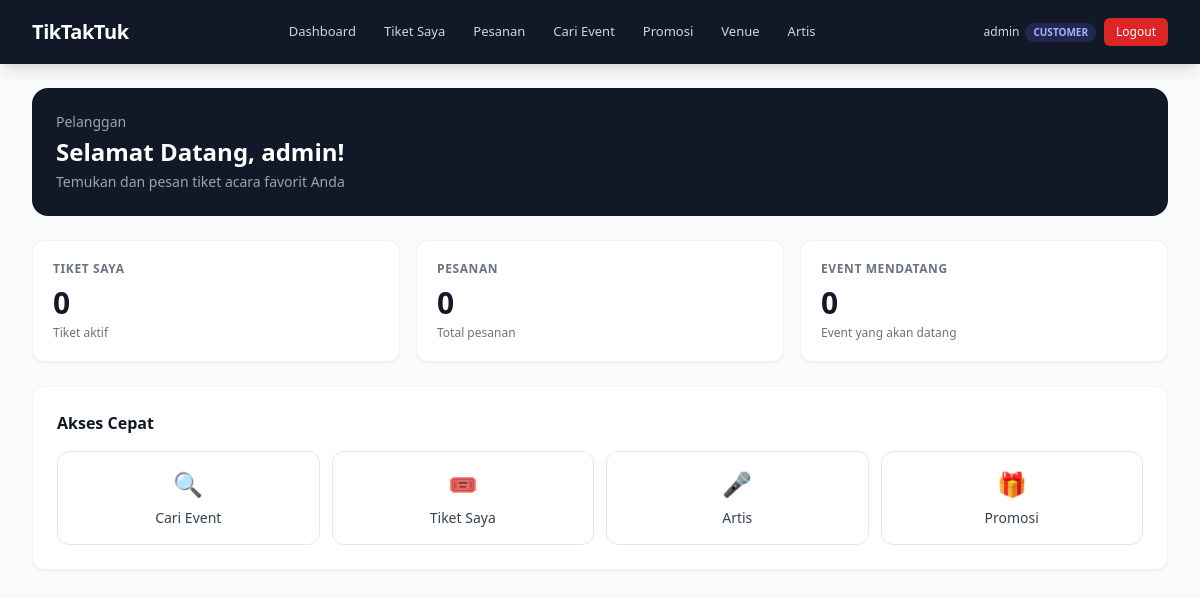
The app's page / (signed in) with its own data.
### ticketing/models/user.py (models this page shows, shortened)
class CustomUser(AbstractUser):
    class RoleChoices(models.TextChoices):
        ADMIN = 'ADMIN', 'Admin'
        ORGANIZER = 'ORGANIZER', 'Organizer'
        CUSTOMER = 'CUSTOMER', 'Customer'
    id = models.UUIDField(primary_key=True, default=uuid.uuid4, editable=False)
    role = models.CharField(
        max_length=20,
        choices=RoleChoices.choices,
        default=RoleChoices.CUSTOMER,
    )
    phone_number = models.CharField(max_length=30, blank=True, default='')
    class Meta:
        db_table = 'custom_user'

### core/views.py (the view)
# urls.py: path('', views.dashboard, name='index'),
@login_required
def dashboard(request):
    role = request.user.role
    if role == 'ADMIN':
        return admin_dashboard(request)
    elif role == 'ORGANIZER':
        return organizer_dashboard(request)
    else:
        return customer_dashboard(request)

### core/views.py (called while the page is built)
def customer_dashboard(request):
    return render(request, 'core/customer.html')

### core/templates/core/customer.html (shortened to what this page needs)
{% extends "base.html" %}
{% block content %}
<div class="max-w-7xl mx-auto px-4 sm:px-6 lg:px-8 py-6">
    <div class="bg-gray-900 rounded-2xl p-6 mb-6">
        <p class="text-gray-400 text-sm">Pelanggan</p>
        <h1 class="text-2xl font-bold text-white mt-1">Selamat Datang, {{ user.first_name|default:user.username }}!</h1>
        <p class="text-gray-400 text-sm mt-1">Temukan dan pesan tiket acara favorit Anda</p>
    </div>
    <div class="grid grid-cols-1 sm:grid-cols-3 gap-4 mb-6">
        <div class="bg-white rounded-xl border border-gray-100 p-5 shadow-sm">
            <p class="text-xs font-semibold text-gray-500 uppercase tracking-wider mb-2">Tiket Saya</p>
            <p class="text-3xl font-bold text-gray-900">0</p>
            <p class="text-xs text-gray-500 mt-1">Tiket aktif</p>
        </div>
        <div class="bg-white rounded-xl border border-gray-100 p-5 shadow-sm">
            <p class="text-xs font-semibold text-gray-500 uppercase tracking-wider mb-2">Pesanan</p>
            <p class="text-3xl font-bold text-gray-900">0</p>
            <p class="text-xs text-gray-500 mt-1">Total pesanan</p>
        </div>
        <div class="bg-white rounded-xl border border-gray-100 p-5 shadow-sm">
            <p class="text-xs font-semibold text-gray-500 uppercase tracking-wider mb-2">Event Mendatang</p>
            <p class="text-3xl font-bold text-gray-900">0</p>
            <p class="text-xs text-gray-500 mt-1">Event yang akan datang</p>
        </div>
    </div>
    <div class="bg-white rounded-xl border border-gray-100 p-6 shadow-sm">
        <h3 class="font-semibold text-gray-900 mb-4">Akses Cepat</h3>
        <div class="grid grid-cols-2 md:grid-cols-4 gap-3">
            <a href="{% url 'events:event_list' %}" class="flex flex-col items-center p-4 rounded-xl border border-gray-200 hover:border-blue-400 hover:shadow-md transition">
                <span class="text-2xl mb-2">🔍</span>
                <span class="text-sm font-medium text-gray-700">Cari Event</span>
            </a>
            <a href="{% url 'ticketing:ticket_list' %}" class="flex flex-col items-center p-4 rounded-xl border border-gray-200 hover:border-blue-400 hover:shadow-md transition">
                <span class="text-2xl mb-2">🎟️</span>
                <span class="text-sm font-medium text-gray-700">Tiket Saya</span>
            </a>
            <a href="{% url 'ticketing:show_artists' %}" class="flex flex-col items-center p-4 rounded-xl border border-gray-200 hover:border-blue-400 hover:shadow-md transition">
                <span class="text-2xl mb-2">🎤</span>
                <span class="text-sm font-medium text-gray-700">Artis</span>
            </a>
            <a href="{% url 'promotions:promotion_list' %}" class="flex flex-col items-center p-4 rounded-xl border border-gray-200 hover:border-blue-400 hover:shadow-md transition">
                <span class="text-2xl mb-2">🎁</span>
                <span class="text-sm font-medium text-gray-700">Promosi</span>
            </a>
        </div>
    </div>
</div>
{% endblock %}

### templates/base.html (shortened to what this page needs)
<!DOCTYPE html>
<html lang="en" class="h-full">
<head>
    <script src="https://cdn.tailwindcss.com"></script>
</head>
<body class="h-full bg-gray-50 text-gray-800">
    {% if show_navbar|default:True %}
    <nav class="sticky top-0 z-50 bg-gray-900 shadow-lg">
        <div class="max-w-7xl mx-auto px-4 sm:px-6 lg:px-8">
            <div class="flex items-center justify-between h-16">
                <div class="flex-shrink-0 flex items-center">
                    <a href="{% if user.is_authenticated %}{% url 'core:dashboard' %}{% else %}/{% endif %}" class="flex items-center space-x-2 text-white text-lg font-bold tracking-tight">
                        <span class="text-xl">TikTakTuk</span>
                    </a>
                </div>
                <div class="hidden lg:flex lg:items-center lg:space-x-2">
                    {% if user.is_authenticated %}
                        {% if user.role == 'CUSTOMER' %}
                            <a href="{% url 'core:dashboard' %}" class="nav-link px-2 py-2 rounded-md text-[13px] font-medium text-gray-300 hover:text-white hover:bg-gray-700 transition">Dashboard</a>
                            <a href="{% url 'ticketing:ticket_list' %}" class="nav-link px-3 py-2 rounded-md text-[13px] font-medium text-gray-300 hover:text-white hover:bg-gray-700 transition">Tiket Saya</a>
                            <a href="{% url 'orders:order_list' %}" class="nav-link px-2 py-2 rounded-md text-[13px] font-medium text-gray-300 hover:text-white hover:bg-gray-700 transition">Pesanan</a>
                            <a href="{% url 'ticketing:event_list' %}" class="nav-link px-3 py-2 rounded-md text-[13px] font-medium text-gray-300 hover:text-white hover:bg-gray-700 transition">Cari Event</a>
                            <a href="{% url 'promotions:promotion_list' %}" class="nav-link px-2 py-2 rounded-md text-[13px] font-medium text-gray-300 hover:text-white hover:bg-gray-700 transition">Promosi</a>
                            <a href="{% url 'venue_list' %}" class="nav-link px-3 py-2 rounded-md text-[13px] font-medium text-gray-300 hover:text-white hover:bg-gray-700 transition">Venue</a>
                            <a href="{% url 'ticketing:show_artists' %}" class="nav-link px-2 py-2 rounded-md text-[13px] font-medium text-gray-300 hover:text-white hover:bg-gray-700 transition">Artis</a>
                        {% endif %}
                    {% endif %}
                </div>
                <div class="hidden lg:flex lg:items-center lg:space-x-2">
                    {% if user.is_authenticated %}
                        <div class="flex items-center space-x-1.5 ml-2">
                            <span class="text-gray-300 text-xs">{{ user.username }}</span>
                            <span class="inline-flex items-center px-2 py-0.5 rounded-full text-[10px] font-semibold
                                {% if user.role == 'ADMIN' %} bg-red-500/20 text-red-300
                                {% elif user.role == 'ORGANIZER' %} bg-amber-500/20 text-amber-300
                                {% else %} bg-indigo-500/20 text-indigo-300
                                {% endif %}">{{ user.role }}
                            </span>
                        </div>
                        <a href="{% url 'authentication:logout' %}" class="ml-2 px-3 py-1.5 rounded-md text-xs font-medium text-white bg-red-600 hover:bg-red-700 transition">Logout</a>
                    {% endif %}
                </div>
            </div>
        </div>
    </nav>
    {% endif %}
    <main>
        {% block content %}{% endblock %}
    </main>
</body>
</html>

### records on screen
CustomUser: username "admin", role "CUSTOMER", first_name "admin"
